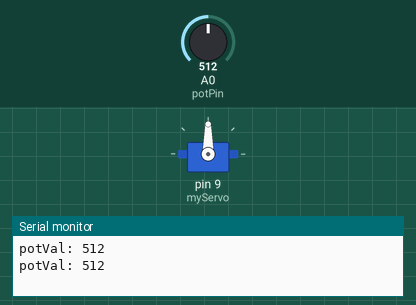
Simulated run of this sketch. Board: Arduino Uno, built with avr-gcc and run on an emulated ATmega328P. On the bench: servo, the last lines printed to the serial monitor. Inputs (shaded band) come from the test bench; at power-on: A0 (potPin) = 512.

Above: at 4.8 s.
4.9 s: A0 (potPin) set to 0
At 6.3 s:
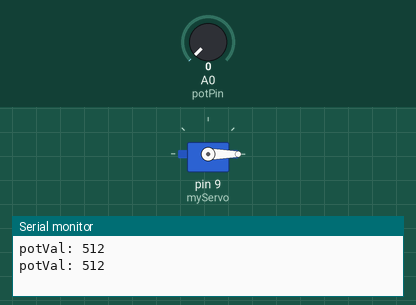
9.9 s: A0 (potPin) set to 122
At 10.6 s:
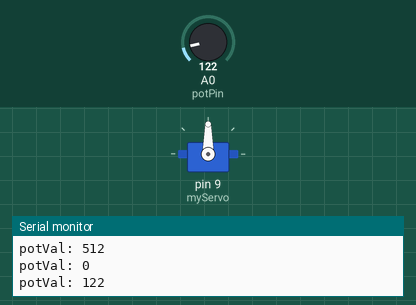
Timing chart, 0 to 25.2 s (numbered marks = the images above; inputs shaded):
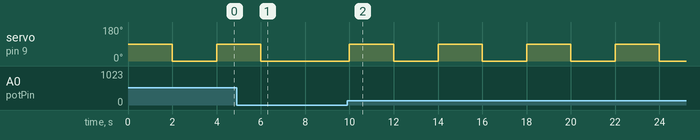

Measured:
- after the input at 4.9 s, servo on pin 9 (myServo): goes on until 6.0 s, then stays 0°
- after the input at 9.9 s, servo on pin 9 (myServo): alternates 90° for 2.0 s and 0° for 2.0 s, starting after 0.10 s

The sketch:

with_pushbutton.ino
```cpp
#include <Servo.h>

Servo myServo;

int const potPin = A0;
int potVal;
int Distance;//distance read from tof

void setup() {
 myServo.attach(9);
 myServo.write(0);
 Serial.begin(9600);
}

void loop() {
 potVal = analogRead(potPin);
 Serial.print("potVal: ");
 Serial.println(potVal);
 /*
 code for reading tof value here
 */
 if(isPush(potVal)){
 myServo.write(90);
 delay(2000);
 myServo.write(0);
 }
 /*
 if(isOpen(Distance)){ // use this code when we have tof
 myServo.write(90);
 delay(2000);
 myServo.write(0);
 }
 */
 delay(2000);
}

int isPush(int val){
  if(val!=0) return 1;
  else return 0;
}

int ifOpen(int dis){
  if(dis>=1000)//1000 should be the real value that detrmins whether the hadle is pulled or not
    return 1;
  else return 0;
}
```
